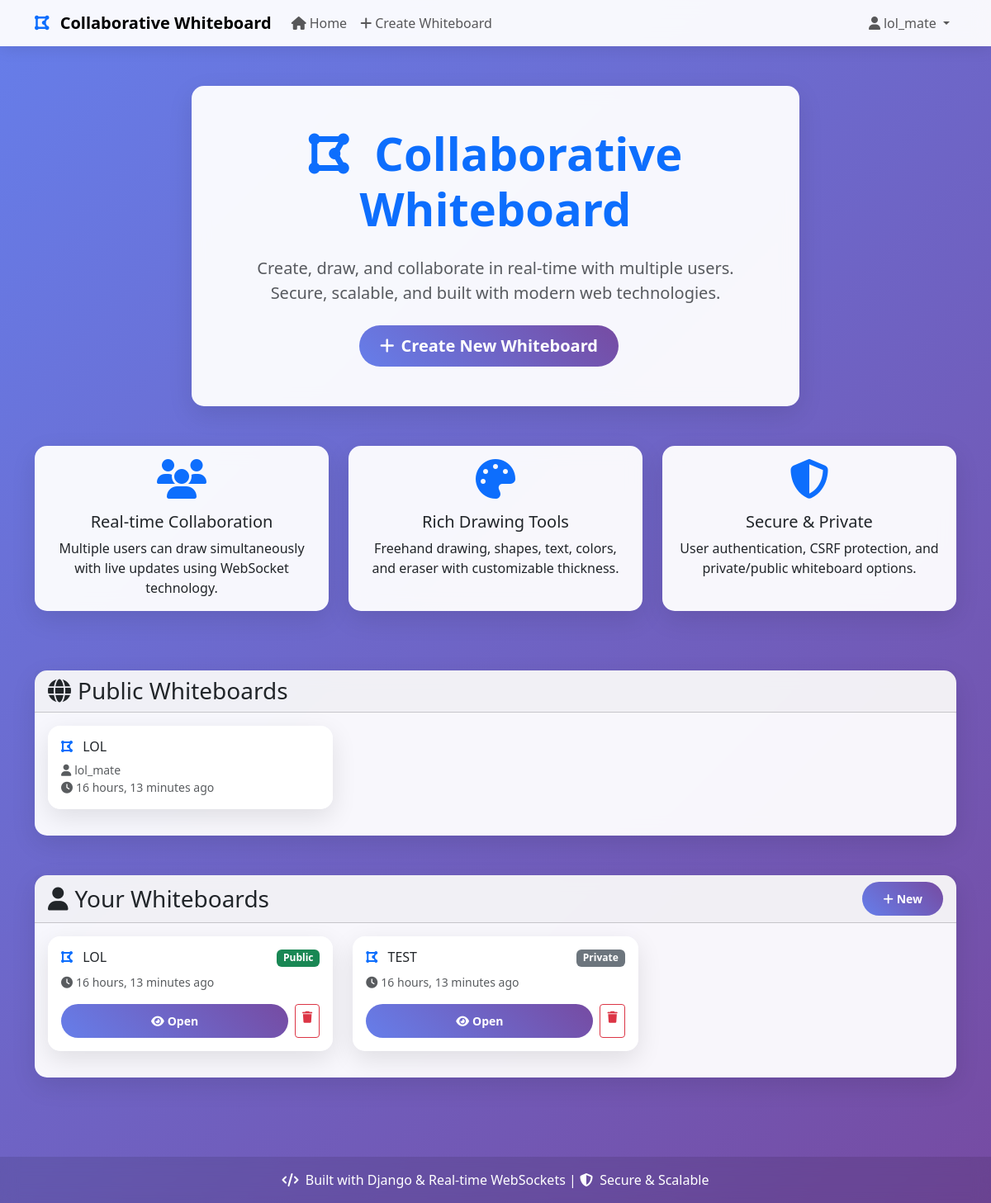
The app's page / (signed in), older data.
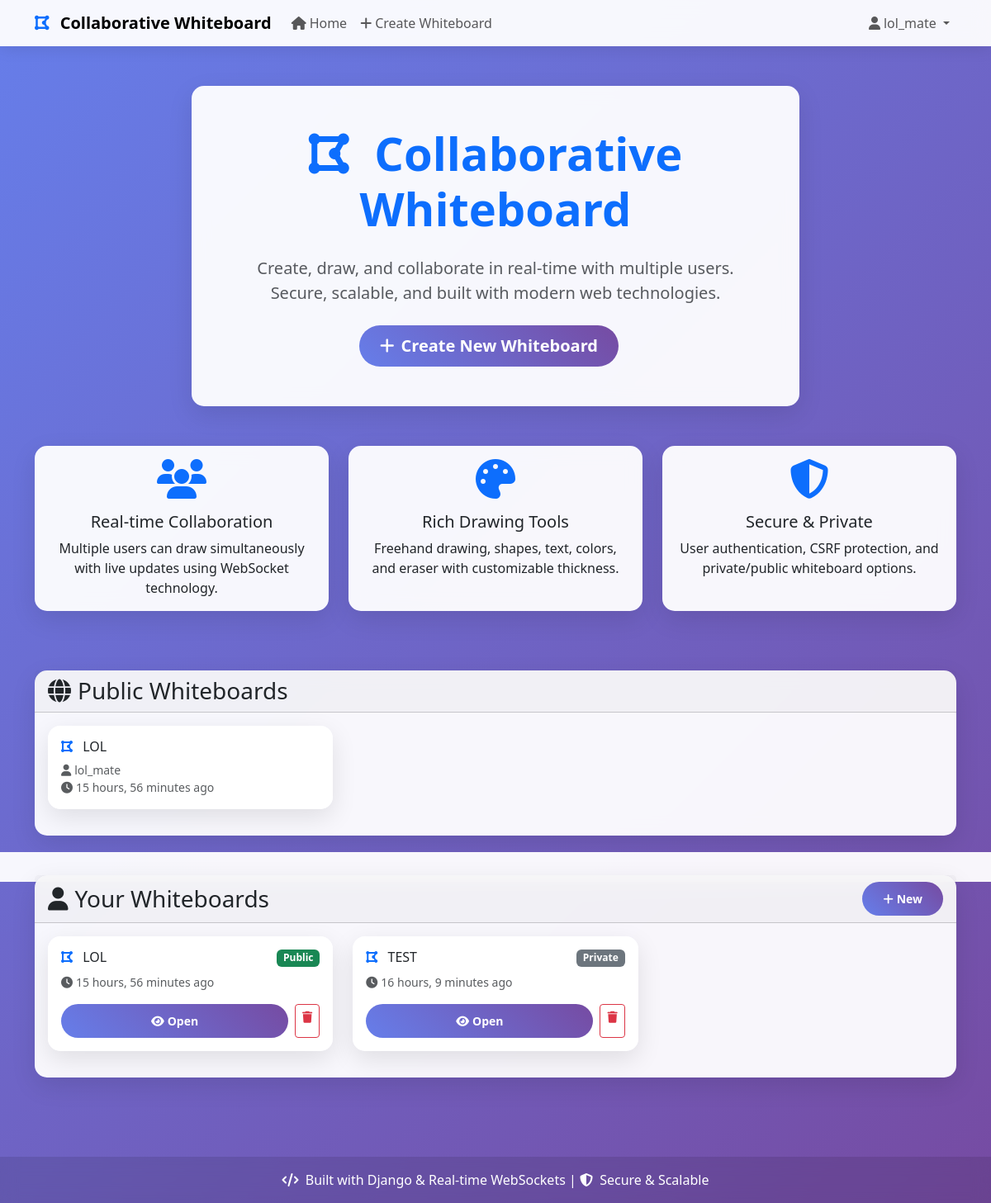
The same page, newer data.
### whiteboard/models.py (models this page shows, shortened)
class Whiteboard(models.Model):
    title = models.CharField(max_length=200, help_text="Title of the whiteboard")
    owner = models.ForeignKey(User, on_delete=models.CASCADE, related_name='whiteboards')
    data = models.JSONField(default=dict, help_text="Drawing data in JSON format")
    is_public = models.BooleanField(default=False, help_text="Whether the whiteboard is publicly accessible")
    created_at = models.DateTimeField(auto_now_add=True)
    updated_at = models.DateTimeField(auto_now=True)
    class Meta:
        ordering = ['-updated_at']

### whiteboard/views.py (the view)
# urls.py: path('', views.home, name='home'),
def home(request):
    public_whiteboards = Whiteboard.objects.filter(is_public=True)[:10]
    user_whiteboards = []
    if request.user.is_authenticated:
        user_whiteboards = Whiteboard.objects.filter(owner=request.user)[:10]
    context = {
        'public_whiteboards': public_whiteboards,
        'user_whiteboards': user_whiteboards,
    }
    return render(request, 'whiteboard/home.html', context)

### whiteboard/templates/whiteboard/home.html (shortened to what the changed rows need)
{% extends 'whiteboard/base.html' %}
{% block content %}
<div class="container mt-5">
    <div class="row mb-5">
        <div class="col-lg-8 mx-auto text-center">
            <div class="card">
                <div class="card-body p-5">
                    <h1 class="display-4 fw-bold text-primary mb-4">
                        <i class="fas fa-draw-polygon me-3"></i>
                        Collaborative Whiteboard
                    </h1>
                </div>
            </div>
        </div>
    </div>
    {% if public_whiteboards %}
        <div class="row mb-5">
            <div class="col-12">
                <div class="card">
                    <div class="card-body">
                        <div class="row">
                            {% for whiteboard in public_whiteboards %}
                                <div class="col-md-6 col-lg-4 mb-3">
                                    <div class="card whiteboard-card h-100" onclick="location.href='{% url 'whiteboard:view' whiteboard.pk %}'">
                                        <div class="card-body">
                                            <h6 class="card-title text-truncate">
                                                <i class="fas fa-draw-polygon me-2 text-primary"></i>
                                                {{ whiteboard.title }}
                                            </h6>
                                            <p class="card-text text-muted small">
                                                <i class="fas fa-user me-1"></i>{{ whiteboard.owner.username }}<br>
                                                <i class="fas fa-clock me-1"></i>{{ whiteboard.updated_at|timesince }} ago
                                            </p>
                                        </div>
                                    </div>
                                </div>
                            {% endfor %}
                        </div>
                    </div>
                </div>
            </div>
        </div>
    {% endif %}
    {% if user.is_authenticated and user_whiteboards %}
        <div class="row mb-5">
            <div class="col-12">
                <div class="card">
                    <div class="card-body">
                        <div class="row">
                            {% for whiteboard in user_whiteboards %}
                                <div class="col-md-6 col-lg-4 mb-3">
                                    <div class="card whiteboard-card h-100">
                                        <div class="card-body">
                                            <div class="d-flex justify-content-between align-items-start mb-2">
                                                <h6 class="card-title text-truncate mb-0">
                                                    <i class="fas fa-draw-polygon me-2 text-primary"></i>
                                                    {{ whiteboard.title }}
                                                </h6>
                                                {% if whiteboard.is_public %}
                                                    <span class="badge bg-success">Public</span>
                                                {% else %}
                                                    <span class="badge bg-secondary">Private</span>
                                                {% endif %}
                                            </div>
                                            <p class="card-text text-muted small mb-3">
                                                <i class="fas fa-clock me-1"></i>{{ whiteboard.updated_at|timesince }} ago
                                            </p>
                                            <div class="d-flex gap-2">
                                                <a href="{% url 'whiteboard:view' whiteboard.pk %}" class="btn btn-primary btn-sm flex-grow-1">
                                                    <i class="fas fa-eye me-1"></i>Open
                                                </a>
                                                <a href="{% url 'whiteboard:delete' whiteboard.pk %}" class="btn btn-outline-danger btn-sm">
                                                    <i class="fas fa-trash"></i>
                                                </a>
                                            </div>
                                        </div>
                                    </div>
                                </div>
                            {% endfor %}
                        </div>
                    </div>
                </div>
            </div>
        </div>
    {% endif %}
</div>
{% endblock %}

Row changes from the older to the newer data that the page shows:
changed Whiteboard "LOL": updated_at "16 hours, 13 minutes" → "15 hours, 56 minutes"
changed Whiteboard "TEST": updated_at "16 hours, 13 minutes" → "16 hours, 9 minutes"
